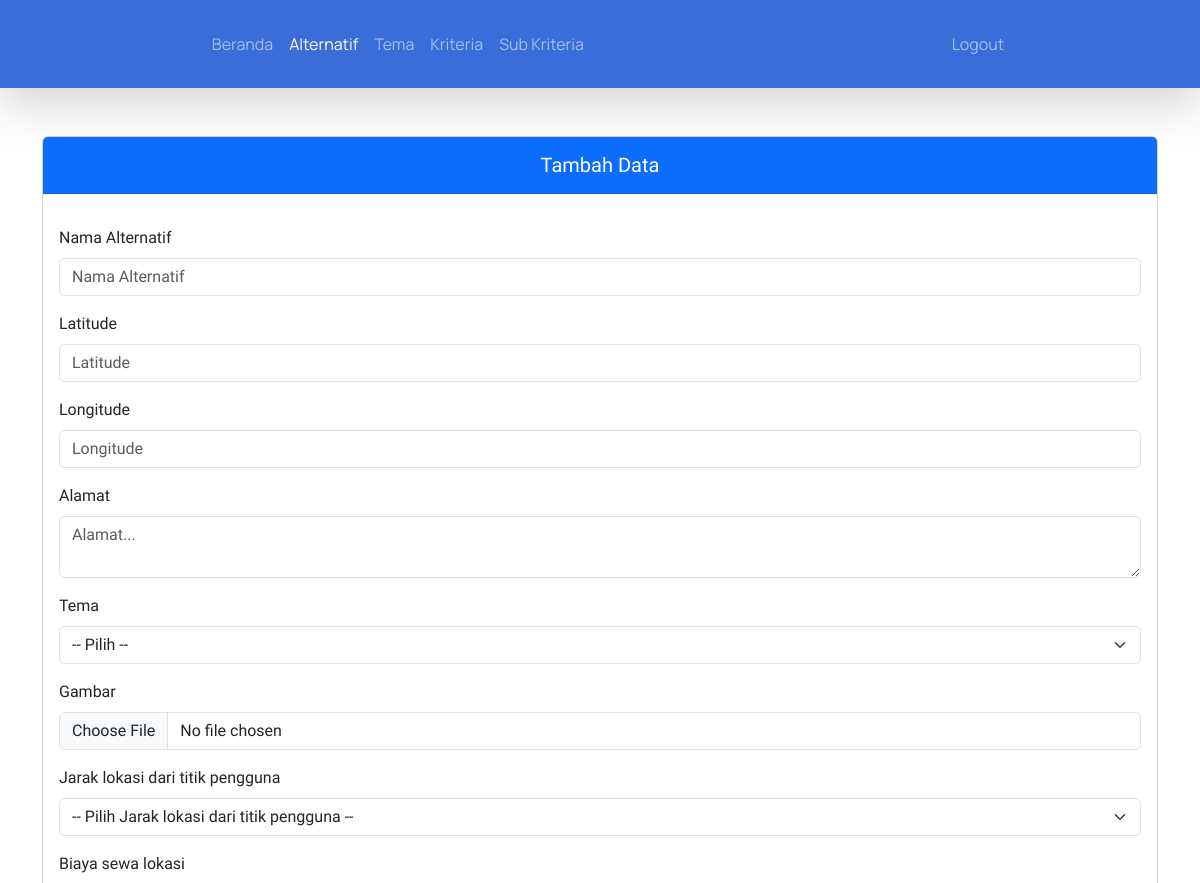
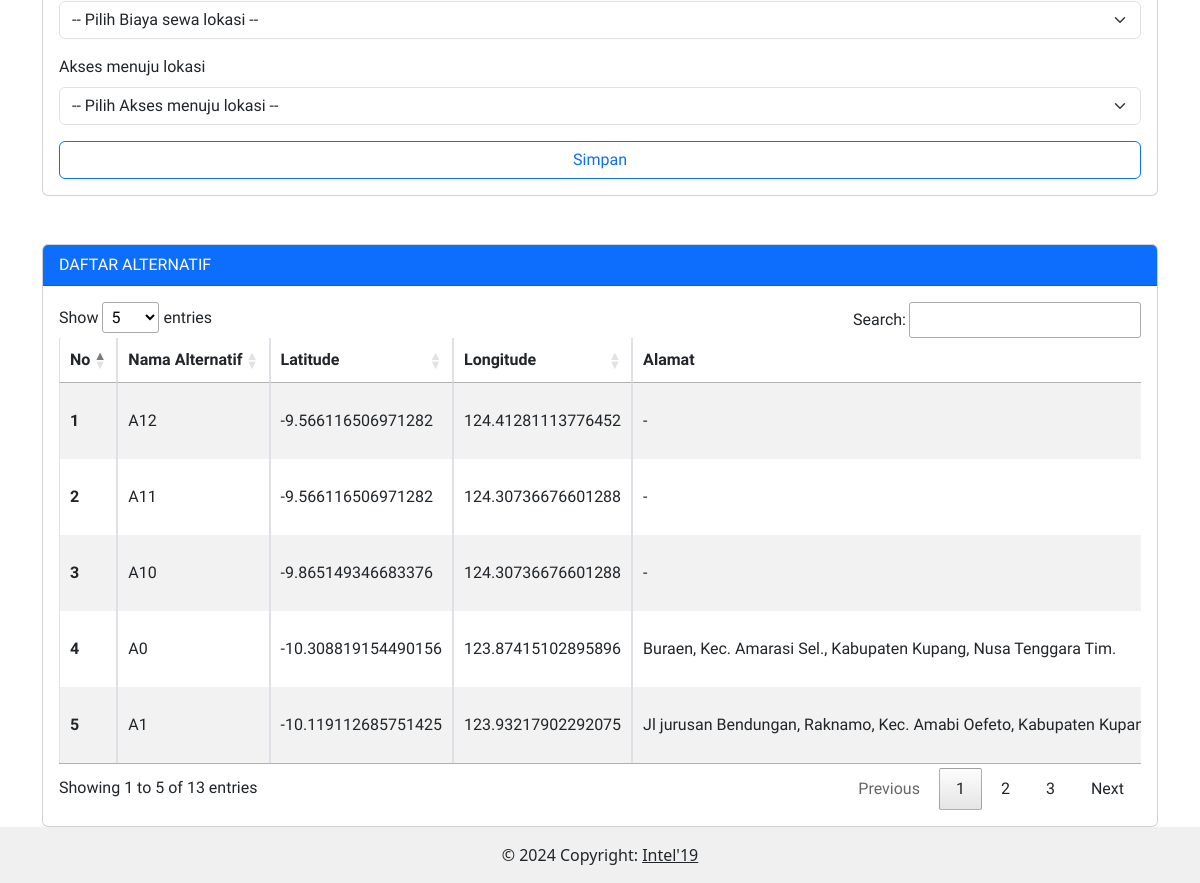
/admin/alternatif.php (signed in), run on the app's committed database (2 pictures, top to bottom).
### tables this page shows
CREATE TABLE `kriteria` (
  `id_kriteria` char(2) NOT NULL,
  `nama_kriteria` varchar(50) NOT NULL,
  `jenis_kriteria` varchar(30) NOT NULL,
  `bobot_kriteria` double(2,2) NOT NULL
);

CREATE TABLE `alternatif` (
  `id_alternatif` int(5) NOT NULL,
  `nama_alternatif` varchar(50) NOT NULL,
  `alamat` varchar(150) NOT NULL,
  `latitude` varchar(100) NOT NULL,
  `longitude` varchar(100) NOT NULL,
  `gambar` varchar(255) NOT NULL,
  `tema_id` int(11) NOT NULL
);

### config.php (called while the page is built, shortened)
<?php
function connectDatabase()
{
    $conn = new mysqli(DB_HOST, DB_USERNAME, DB_PASSWORD, DB_NAME);
    return $conn;
}
?>

### admin/functions/alternatif.php (called while the page is built, shortened)
<?php
    require_once '../config.php';
    class Alternatif{
        private $db;
        public function __construct()
        {
            $this->db = connectDatabase();
        }
        public function getDataAlternatif() {
            $kriteriaList = $this->getKriteria();
            $select = "a.nama_alternatif, a.id_alternatif, a.latitude, a.longitude, a.alamat, a.tema_id, t.nama, a.gambar";
            foreach ($kriteriaList as $kriteria) {
                $kode = $kriteria['id_kriteria'];
                $select .= ", MAX(CASE WHEN k.id_kriteria = '$kode' THEN kak.id_alt_kriteria END) AS id_alt_$kode";
                $select .= ", MAX(CASE WHEN k.id_kriteria = '$kode' THEN kak.f_id_sub_kriteria END) AS id_sub_$kode";
                $select .= ", MAX(CASE WHEN k.id_kriteria = '$kode' THEN sk.nama_sub_kriteria END) AS nama_$kode";
                $select .= ", MAX(CASE WHEN k.id_kriteria = '$kode' THEN sk.spesifikasi END) AS tema_$kode";
            }
            $sqlAlternatif = "
                SELECT $select
                FROM alternatif a
                JOIN kecocokan_alt_kriteria kak ON a.id_alternatif = kak.f_id_alternatif
                JOIN sub_kriteria sk ON kak.f_id_sub_kriteria = sk.id_sub_kriteria
                JOIN kriteria k ON kak.f_id_kriteria = k.id_kriteria
                LEFT JOIN tema t ON t.id_tema = a.tema_id
                GROUP BY a.id_alternatif
                ORDER BY a.id_alternatif DESC
            ";
            $dataAlternatif = [];
            $resultAlt = $this->db->query($sqlAlternatif);
            while ($row = mysqli_fetch_assoc($resultAlt)) {
                $dataAlternatif[] = $row;
            }
            return $dataAlternatif;
        }
        public function getKriteria()
        {
            return $this->db->query("SELECT * FROM `kriteria`");
        }
    }
    $getDataAlternatif = new Alternatif();
?>

### admin/alternatif.php (the view, shortened to what this page needs)
<?php
require_once './header.php';
require_once './functions/alternatif.php';
$dataAlternatif = $getDataAlternatif->getDataAlternatif();
$getKriteria = $koneksi->query("SELECT * FROM kriteria");
?>
<div class="container" style="font-family: 'Prompt', sans-serif">
    <div class="row">
        <div class="d-xxl-flex">
            <div class="col-xxl-3 mb-xxl-3 mt-5">
                <form action="" method="post" enctype="multipart/form-data">
                    <div class="card">
                        <div class="card-header bg-primary">
                            <h5 class="text-center text-white pt-2 col-12 btn-outline-primary">
                                Tambah Data
                            </h5>
                        </div>
                        <div class="card-body">
                            <div class="mb-3 mt-3">
                                <label for="exampleFormControlInput1" class="form-label">Nama Alternatif</label>
                                <input type="text" name="nama_alternatif" class="form-control"
                                    id="exampleFormControlInput1" required placeholder="Nama Alternatif" />
                            </div>
                            <div class="mb-3 mt-3">
                                <label for="latitude" class="form-label">Latitude</label>
                                <input type="text" name="latitude" required class="form-control" id="latitude"
                                    placeholder="Latitude" />
                            </div>
                            <div class="mb-3 mt-3">
                                <label for="longitude" class="form-label">Longitude</label>
                                <input type="text" name="longitude" required class="form-control" id="longitude"
                                    placeholder="Longitude" />
                            </div>
                            <div class="mb-3 mt-3">
                                <label for="exampleFormControlInput1" class="form-label">Alamat</label>
                                <textarea class="form-control" required placeholder="Alamat..."
                                    name="alamat"></textarea>
                            </div>
                            <div class="mb-3 mt-3">
                                <label for="tema" class="form-label">
                                    Tema
                                </label>
                                <select class="form-select" name="tema" required>
                                    <option value="">-- Pilih --</option>
                                </select>
                            </div>
                            <div class="mb-3 mt-3">
                                <label for="gambar" class="form-label">Gambar</label>
                                <input type="file" name="gambar" required class="form-control" id="gambar"
                                    placeholder="Gambar" />
                            </div>
                            <?php while ($kriteria = $getKriteria->fetch_assoc()): ?>
                            <div class="mb-3 mt-3">
                                <label for="<?= $kriteria['id_kriteria']; ?>" class="form-label">
                                    <?= htmlspecialchars($kriteria['nama_kriteria']); ?>
                                </label>
                                <select class="form-select" name="<?= $kriteria['id_kriteria']; ?>" required>
                                    <option value="">-- Pilih <?= htmlspecialchars($kriteria['nama_kriteria']); ?> --
                                    </option>
                                </select>
                            </div>
                            <?php endwhile; ?>
                            <button type="submit" name="simpan" class="btn col-12 btn-outline-primary">
                                Simpan
                            </button>
                        </div>
                    </div>
                </form>
            </div>
            <div class="col-xxl-9 mt-5 ms-xxl-5">
                <div class="card">
                    <div class="card-header bg-primary text-white">DAFTAR ALTERNATIF</div>
                    <div class="card-body">
                        <div class="table-responsive">
                            <table class="table table-striped table-bordered nowrap" style="width:100%"
                                id="table-penilaian">
                                <thead>
                                    <tr>
                                        <th scope="col">No</th>
                                        <th scope="col">Nama Alternatif</th>
                                        <th scope="col">Latitude</th>
                                        <th scope="col">Longitude</th>
                                        <th scope="col">Alamat</th>
                                    </tr>
                                </thead>
                                <tbody class="table-group-divider">
                                    <?php if(!empty($dataAlternatif)):?>
                                    <?php $no = 1; ?>
                                    <?php foreach ($dataAlternatif as $i => $alternatif):?>
                                    <tr>
                                        <th scope="row"><?=$no++;?></th>
                                        <td><?=$alternatif['nama_alternatif']??'';?></td>
                                        <td><?=$alternatif['latitude']??'';?></td>
                                        <td><?=$alternatif['longitude']??'';?></td>
                                        <td><?=$alternatif['alamat']??'';?></td>
                                    </tr>
                                    <?php endforeach;?>
                                    <?php endif;?>
                                </tbody>
                            </table>
                        </div>
                    </div>
                </div>
            </div>
        </div>
    </div>
</div>
<?php
require_once './footer.php';
?>

### admin/header.php (shortened to what this page needs)
<?php
require_once '../config.php';
?>
<!DOCTYPE html>
<html lang="en">
<head>
    <link href="https://cdn.jsdelivr.net/npm/bootstrap@5.3.0/dist/css/bootstrap.min.css" rel="stylesheet"
 />
    <link rel="stylesheet" href="https://cdn.jsdelivr.net/npm/sweetalert2@11/dist/sweetalert2.min.css">
    <link href="../assets/DataTables/datatables.min.css" rel="stylesheet" />
    <link rel="stylesheet" href="https://unpkg.com/leaflet@1.7.1/dist/leaflet.css" />
    <link rel="stylesheet" href="https://cdnjs.cloudflare.com/ajax/libs/font-awesome/4.7.0/css/font-awesome.min.css">
</head>
<body>
    <nav class="navbar navbar-expand-lg sticky-top shadow-lg fixed-top" style="background-color: #3b6dd8"
        data-bs-theme="dark">
        <div class="container-fluid">
            <div class="collapse navbar-collapse" id="navbarNavAltMarkup" style="font-family: 'Manrope', sans-serif">
                <div class="navbar-nav ms-auto me-auto mt-3 mb-3">
                    <a class="nav-link <?=$_SESSION['menu'] == 'beranda-admin' ? 'active':'';?>"
                        href="index.php">Beranda</a>
                    <a class="nav-link <?=$_SESSION['menu'] == 'alternatif' ? 'active':'';?>"
                        href="alternatif.php">Alternatif</a>
                    <a class="nav-link <?=$_SESSION['menu'] == 'tema' ? 'active':'';?>" href="tema.php">Tema</a>
                    <a class="nav-link <?=$_SESSION['menu'] == 'kriteria' ? 'active':'';?>"
                        href="kriteria.php">Kriteria</a>
                    <a class="nav-link <?=$_SESSION['menu'] == 'sub-kriteria' ? 'active':'';?>"
                        href="sub_kriteria.php">Sub
                        Kriteria</a>
                </div>
                <div class="navbar-nav ms-auto me-auto">
                    <a class="nav-link <?=$_SESSION['menu'] == 'hasil' ? 'active':'';?>"
                        href="../auth/logout.php">Logout</a>
                </div>
            </div>
        </div>
    </nav>

### admin/footer.php (shortened to what this page needs)
<footer class="bg-white text-center text-lg-start">
    <div class="text-center p-3" style="background-color: #F0F0F0;">
        © 2024 Copyright:
        <a class="text-dark" href="https://www.instagram.com/ilkom19_unc/">Intel'19</a>
    </div>
</footer>
</body>
</html>

### data on the page
kriteria: nama_kriteria "Jarak lokasi dari titik pengguna"
kriteria: nama_kriteria "Biaya sewa lokasi"
kriteria: nama_kriteria "Akses menuju lokasi"
alternatif: nama_alternatif "A12", latitude "-9.566116506971282", longitude "124.41281113776452", alamat "-"
alternatif: nama_alternatif "A11", latitude "-9.566116506971282", longitude "124.30736676601288", alamat "-"
alternatif: nama_alternatif "A10", latitude "-9.865149346683376", longitude "124.30736676601288", alamat "-"
alternatif: nama_alternatif "A0", latitude "-10.308819154490156", longitude "123.87415102895896", alamat "Buraen, Kec. Amarasi Sel., Kabupaten Kupang, Nusa Tenggara Tim."
alternatif: nama_alternatif "A1", latitude "-10.119112685751425", longitude "123.93217902292075", alamat "Jl jurusan Bendungan, Raknamo, Kec. Amabi Oefeto, Kabupaten…"
